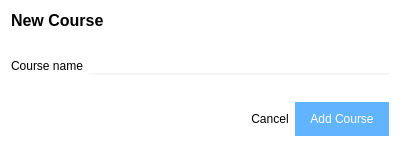
<?xml version="1.0" encoding="UTF-8"?>
<ui version="4.0">
 <class>NewCourse</class>
 <widget class="QWidget" name="NewCourse">
  <property name="geometry">
   <rect>
    <x>0</x>
    <y>0</y>
    <width>400</width>
    <height>147</height>
   </rect>
  </property>
  <property name="windowTitle">
   <string>Form</string>
  </property>
  <property name="styleSheet">
   <string notr="true">#NewCourse
{
	background: white;
}

#title {
	font-size: 16px;
	font-weight: bold;
}

QLineEdit {
	border: none;
	border-bottom: 2px solid rgba(0,0,0,10);
	outline:none;
}

QLineEdit::focus {
	border: none;
	border-bottom: 2px solid lightgray;
	outline:none;
}

#cancel_btn {
	border:none;
	background:transparent;
	color: black;
	text-transform: uppercase;
	max-width: 120px;
	max-height: 30px;
}

#ok_btn {
	border:none;
	text-transform: uppercase;
	padding: 10px;
	padding-left: 15px;
	padding-right: 15px;
	background: white;
	border-radius: 18px;
	color: white;
	background: #61b4ff;
}</string>
  </property>
  <layout class="QVBoxLayout" name="verticalLayout">
   <item>
    <widget class="QLabel" name="title">
     <property name="text">
      <string>New Course</string>
     </property>
    </widget>
   </item>
   <item>
    <spacer name="verticalSpacer">
     <property name="orientation">
      <enum>Qt::Vertical</enum>
     </property>
     <property name="sizeHint" stdset="0">
      <size>
       <width>20</width>
       <height>40</height>
      </size>
     </property>
    </spacer>
   </item>
   <item>
    <layout class="QHBoxLayout" name="horizontalLayout">
     <item>
      <widget class="QLabel" name="name_label">
       <property name="text">
        <string>Course name</string>
       </property>
      </widget>
     </item>
     <item>
      <widget class="QLineEdit" name="name"/>
     </item>
    </layout>
   </item>
   <item>
    <spacer name="verticalSpacer_2">
     <property name="orientation">
      <enum>Qt::Vertical</enum>
     </property>
     <property name="sizeHint" stdset="0">
      <size>
       <width>20</width>
       <height>40</height>
      </size>
     </property>
    </spacer>
   </item>
   <item>
    <layout class="QHBoxLayout" name="horizontalLayout_2">
     <item>
      <spacer name="horizontalSpacer">
       <property name="orientation">
        <enum>Qt::Horizontal</enum>
       </property>
       <property name="sizeHint" stdset="0">
        <size>
         <width>70</width>
         <height>20</height>
        </size>
       </property>
      </spacer>
     </item>
     <item>
      <widget class="QPushButton" name="cancel_btn">
       <property name="sizePolicy">
        <sizepolicy hsizetype="Minimum" vsizetype="Minimum">
         <horstretch>0</horstretch>
         <verstretch>0</verstretch>
        </sizepolicy>
       </property>
       <property name="maximumSize">
        <size>
         <width>120</width>
         <height>30</height>
        </size>
       </property>
       <property name="text">
        <string>Cancel</string>
       </property>
      </widget>
     </item>
     <item>
      <widget class="QPushButton" name="ok_btn">
       <property name="sizePolicy">
        <sizepolicy hsizetype="Minimum" vsizetype="Minimum">
         <horstretch>0</horstretch>
         <verstretch>0</verstretch>
        </sizepolicy>
       </property>
       <property name="maximumSize">
        <size>
         <width>160</width>
         <height>40</height>
        </size>
       </property>
       <property name="text">
        <string>Add Course</string>
       </property>
       <property name="icon">
        <iconset resource="resources.qrc">
         <normaloff>:/misc/res/course.png</normaloff>:/misc/res/course.png</iconset>
       </property>
       <property name="iconSize">
        <size>
         <width>16</width>
         <height>16</height>
        </size>
       </property>
      </widget>
     </item>
    </layout>
   </item>
  </layout>
 </widget>
 <resources>
  <include location="resources.qrc"/>
 </resources>
 <connections/>
</ui>
